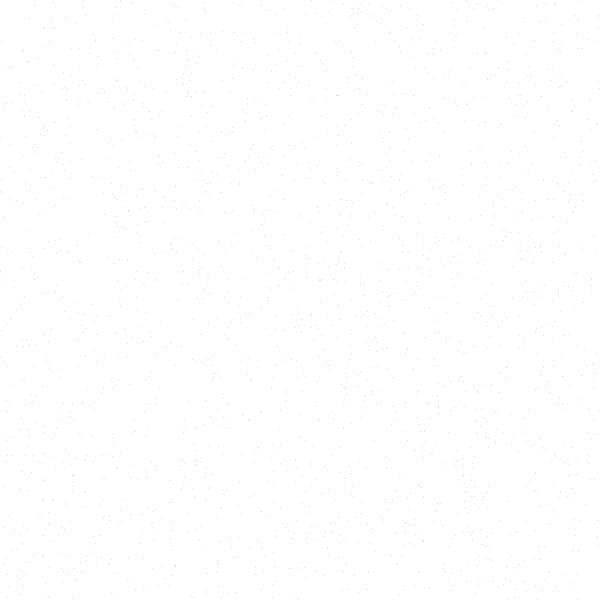
Frame 1 (no input)
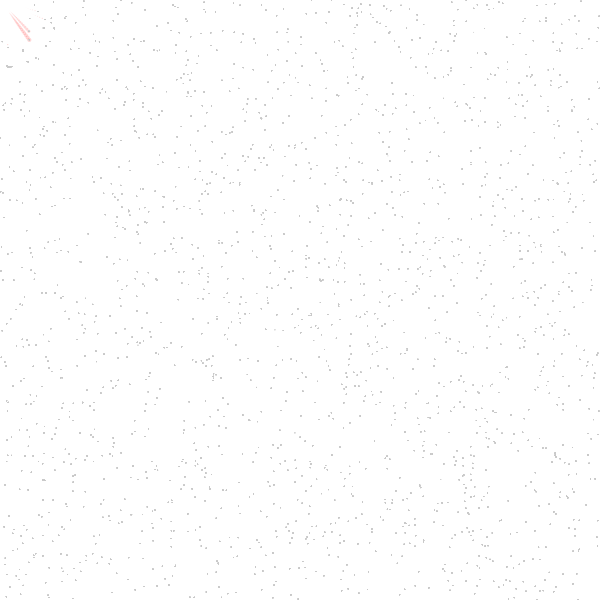
Frame 60 (the mouse pressed at the canvas centre just before this capture)
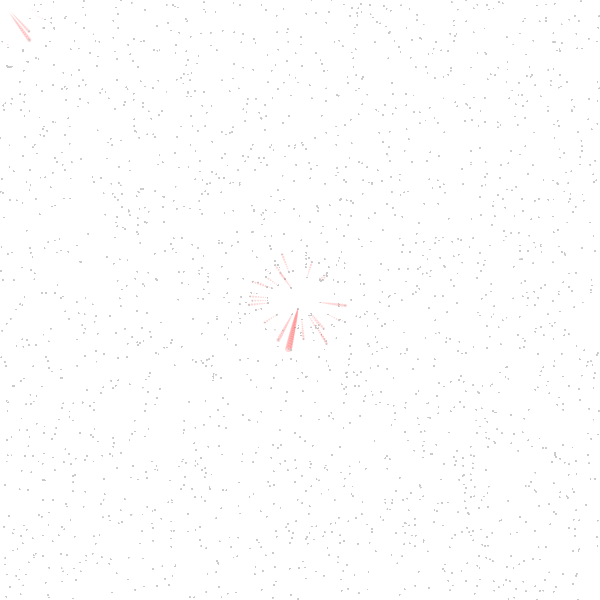
Frame 120 (the mouse held since frame 60 and released just before this capture)

The Processing sketch that drew these frames (run headless with seeded random() and noise(); from frame 60 on, the mouse is pressed at the canvas centre):

// Processing sketch: processing_157565
// ── processing_157565.pde

Particle[] p = new Particle[2000];

void setup() {
  background(255);
  smooth();
  size(600, 600);
  noStroke();
  for (int i=0;i<p.length;i++) {
    p[i]= new Particle(random(width), random(height));
  }
}
int ptr=0;
void draw() {
//  background(255);
 fill(255,255,255,10);
 //rect(0,0,width,height);
  for (int i=0;i<p.length;i++) {
    p[i].render();
  }
  p[ptr++].rePosition();
  
  if(ptr==p.length){
    ptr=0;
  }
}

class Particle {

  private float x=0;
  private float y=0;
  private float d=100;
  private float size=0;

  public Particle(float x, float y) {
    this.x=x;
    this.y=y;
    d=random(50,100);
  }
  private void move() {

    if ( dist(mouseX, mouseY, x, y) < d/2 ) {
      float xMove = map(mouseX-x, 0, d/2, 0, 3);
      float yMove = map(mouseY-y, 0, d/2, 0, 3);      
      x-=xMove;
      y-=yMove;
      fill(255, 50, 50, 50);
      size+=0.2;
      
    }
    else {
      fill(200, 200, 200);
      size=1;
    }

    if (x>width || x < 0) {
      this.x= random(width);
    }
    if (y>width || y < 0) {
      this.x= random(height);
    }
  }
  public void rePosition() {
    this.x= random(width);
    this.x= random(height);
  }
  public void render() {
    this.move();


    // ellipse(x, y, d, d);
    ellipse(x, y, this.size, this.size);
  }
}
